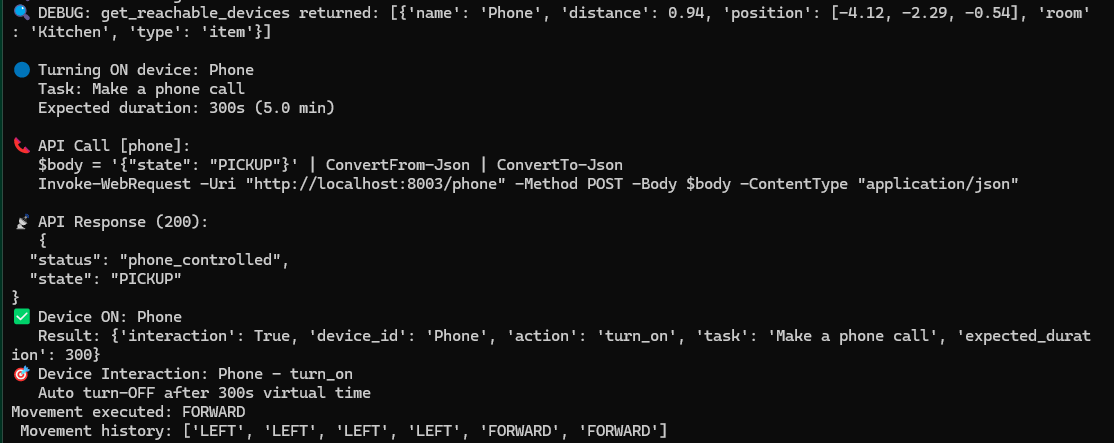
#> input picture phone_interaction.png, 1114 x 443 px
$ python screenshot_enhancer.py phone_interaction.png
#> lines starting #> are read from the running program, lines starting #| are printed output that depends on the picture
#!/usr/bin/env python3
"""
Enhanced Screenshot System with Annotations
Improves VLM analysis by adding visual annotations to screenshots
"""

import os
import sys
import time
from PIL import Image, ImageDraw, ImageFont

def add_annotations_to_screenshot(screenshot_path, actor_position=None, room_labels=None, save_annotated=True):
    """Add helpful annotations to screenshots for better VLM analysis"""
#> called with screenshot_path = 'phone_interaction.png', save_annotated = True

    try:
        # Open the image
        img = Image.open(screenshot_path)
#> img is the input picture: PIL image 1114x443 RGBA; mean R, G, B, A 21.1, 21.4, 21.3, 255
        draw = ImageDraw.Draw(img)

        # Try to load a font (fallback to default if not available)
        try:
            font_large = ImageFont.truetype("arial.ttf", 24)
            font_medium = ImageFont.truetype("arial.ttf", 18)
            font_small = ImageFont.truetype("arial.ttf", 14)
        except:
            font_large = ImageFont.load_default()
            font_medium = ImageFont.load_default()
            font_small = ImageFont.load_default()

        # Get image dimensions
        width, height = img.size
#> width = 1114; height = 443

        # Add coordinate grid (helps with navigation)
        grid_color = (100, 100, 100, 128)  # Semi-transparent gray
        grid_spacing = width // 10
#> grid_spacing = 111

        for x in range(0, width, grid_spacing):
            draw.line([(x, 0), (x, height)], fill=grid_color, width=1)
        for y in range(0, height, grid_spacing):
            draw.line([(0, y), (width, y)], fill=grid_color, width=1)

        # Add coordinate labels
        coord_color = (255, 255, 255, 200)  # White with transparency
        for i, x in enumerate(range(0, width, grid_spacing)):
            draw.text((x+5, 5), f"X{i}", fill=coord_color, font=font_small)
        for i, y in enumerate(range(0, height, grid_spacing)):
            draw.text((5, y+5), f"Y{i}", fill=coord_color, font=font_small)

        # Add actor position marker (if provided)
        if actor_position:
            # Convert world coordinates to screen coordinates (approximate)
            # This is a simplified conversion - you may need to adjust based on your camera setup
            screen_x = int(width * 0.5 + actor_position[0] * 20)  # Approximate scaling
#> screen_x = 497
            screen_y = int(height * 0.5 - actor_position[1] * 20)  # Y is inverted in screen coordinates
#> screen_y = 156

            # Ensure coordinates are within image bounds
            screen_x = max(10, min(width-10, screen_x))
            screen_y = max(10, min(height-10, screen_y))

            # Draw actor marker
            actor_color = (255, 0, 0)  # Red
            marker_size = 8
            draw.ellipse([
                screen_x - marker_size, screen_y - marker_size,
                screen_x + marker_size, screen_y + marker_size
            ], fill=actor_color, outline=(255, 255, 255), width=2)

            # Add actor label
            draw.text((screen_x + 12, screen_y - 10), "ACTOR", fill=(255, 255, 255), font=font_medium)
            draw.text((screen_x + 12, screen_y + 8), f"({actor_position[0]:.1f}, {actor_position[1]:.1f})",
                     fill=(255, 255, 255), font=font_small)

        # Add room labels (if provided)
        if room_labels:
            label_color = (0, 255, 0)  # Green
            for room_name, position in room_labels.items():
                screen_x = int(width * 0.5 + position[0] * 20)
                screen_y = int(height * 0.5 - position[1] * 20)

                # Ensure coordinates are within bounds
                screen_x = max(10, min(width-50, screen_x))
                screen_y = max(10, min(height-10, screen_y))

                # Draw room label background
                text_bbox = draw.textbbox((screen_x, screen_y), room_name.upper(), font=font_medium)
                draw.rectangle(text_bbox, fill=(0, 0, 0, 180), outline=label_color)

                # Draw room label text
                draw.text((screen_x, screen_y), room_name.upper(), fill=label_color, font=font_medium)
#> this loop made 4 passes
#> text_bbox on passes 1 to 4: (527, 149, 605, 162), (447, 141, 551, 154), (497, 195, 591, 208), (507, 169, 629, 182)

        # Add title and timestamp
        title_color = (255, 255, 0)  # Yellow
        title_text = "HOUSE LAYOUT - BIRD'S EYE VIEW"
        timestamp = time.strftime("%Y-%m-%d %H:%M:%S")

        draw.text((10, height - 60), title_text, fill=title_color, font=font_large)
        draw.text((10, height - 35), f"Captured: {timestamp}", fill=(255, 255, 255), font=font_small)

        # Add navigation compass
        compass_x = width - 80
#> compass_x = 1034
        compass_y = 30
        compass_size = 30

        # Draw compass circle
        draw.ellipse([
            compass_x - compass_size, compass_y - compass_size,
            compass_x + compass_size, compass_y + compass_size
        ], outline=(255, 255, 255), width=2)

        # Draw compass directions
        draw.text((compass_x - 5, compass_y - compass_size - 15), "N", fill=(255, 255, 255), font=font_medium)
        draw.text((compass_x + compass_size + 5, compass_y - 5), "E", fill=(255, 255, 255), font=font_medium)
        draw.text((compass_x - 5, compass_y + compass_size + 5), "S", fill=(255, 255, 255), font=font_medium)
        draw.text((compass_x - compass_size - 15, compass_y - 5), "W", fill=(255, 255, 255), font=font_medium)

        # Save annotated version
        if save_annotated:
            base_name = os.path.splitext(screenshot_path)[0]
            annotated_path = f"{base_name}_annotated.png"
            img.save(annotated_path)
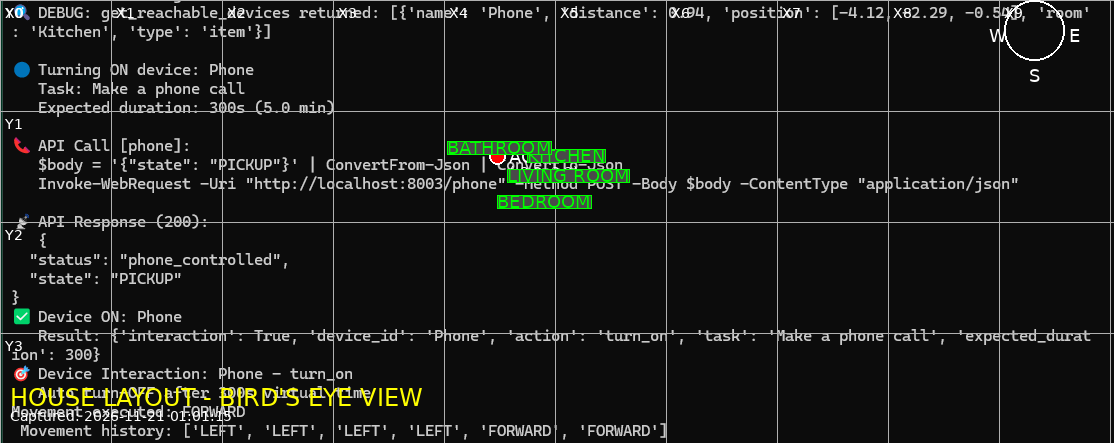
#> saved as phone_interaction_annotated.png: PIL image 1114x443 RGBA; mean R, G, B, A 24, 25.4, 23, 252.1; transparent parts drawn white
            print(f"📝 Saved annotated screenshot: {annotated_path}")
            return annotated_path
        else:
            return img

    except Exception as e:
        print(f"❌ Error annotating screenshot: {e}")
        return None

def create_enhanced_screenshot_with_context(screenshot_path, context_info):
    """Create an enhanced screenshot with contextual information"""

    actor_pos = context_info.get("actor_position")
    current_task = context_info.get("current_task", "Unknown")
    step_number = context_info.get("step_number", 0)

    # Define approximate room locations (you may need to adjust these based on your house layout)
    room_labels = {
        "KITCHEN": [-1.5, 3.8],
        "BATHROOM": [-5.5, 4.2],
        "BEDROOM": [-3.0, 1.5],
        "LIVING ROOM": [-2.5, 2.8]
    }

    # Add annotations
    annotated_path = add_annotations_to_screenshot(
        screenshot_path,
        actor_position=actor_pos,
        room_labels=room_labels
    )

    if annotated_path:
        # Add task-specific overlay
        try:
            img = Image.open(annotated_path)
            draw = ImageDraw.Draw(img)

            try:
                font_large = ImageFont.truetype("arial.ttf", 20)
            except:
                font_large = ImageFont.load_default()

            # Add current task information
            task_text = f"STEP {step_number}: {current_task}"
            task_color = (255, 255, 0)  # Yellow

            # Draw task background
            text_bbox = draw.textbbox((10, 10), task_text, font=font_large)
#> text_bbox = (10, 14, 226, 29)
            draw.rectangle(text_bbox, fill=(0, 0, 0, 180), outline=task_color)
            draw.text((10, 10), task_text, fill=task_color, font=font_large)

            # Save enhanced version
            enhanced_path = annotated_path.replace("_annotated.png", "_enhanced.png")
            img.save(enhanced_path)
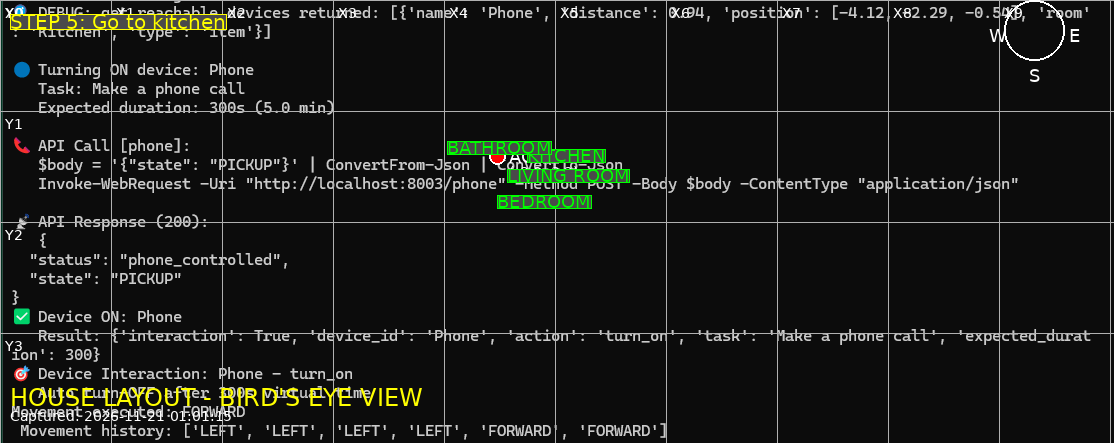
#> saved as phone_interaction_enhanced.png: PIL image 1114x443 RGBA; mean R, G, B, A 24.4, 25.8, 22.7, 251.8; transparent parts drawn white
            print(f"🎯 Saved enhanced screenshot: {enhanced_path}")
            return enhanced_path

        except Exception as e:
            print(f"⚠️ Could not add task overlay: {e}")
            return annotated_path

    return None

if __name__ == "__main__":
    if len(sys.argv) > 1:
        screenshot_path = sys.argv[1]

        # Test context
        test_context = {
            "actor_position": [-2.98, 3.24],
            "current_task": "Go to kitchen",
            "step_number": 5
        }

        enhanced_path = create_enhanced_screenshot_with_context(screenshot_path, test_context)
        if enhanced_path:
            print(f"✅ Enhanced screenshot created: {enhanced_path}")
        else:
            print("❌ Failed to create enhanced screenshot")
    else:
        print("Usage: python screenshot_enhancer.py <screenshot_path>")
